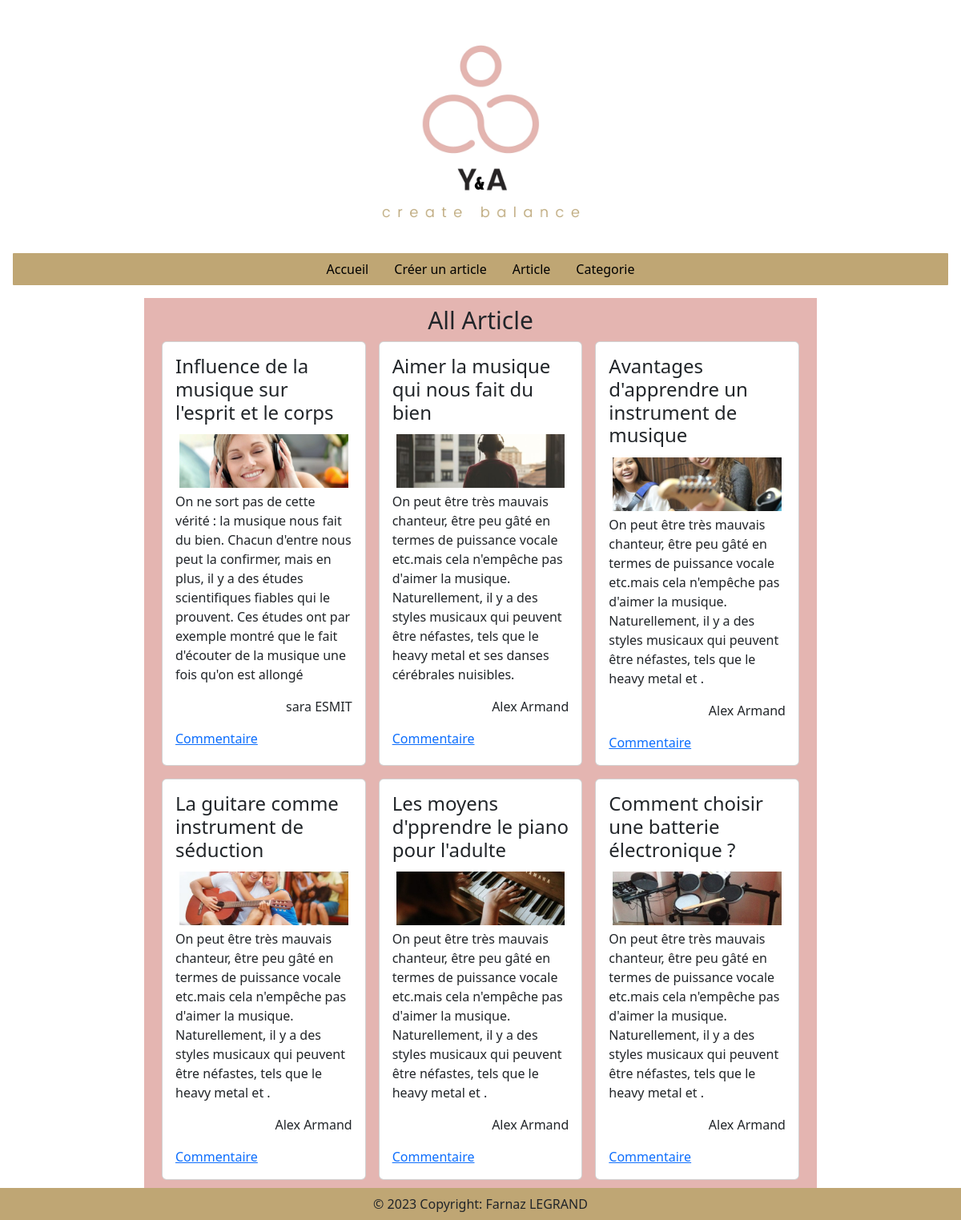
The app's page /articles.php with its own data.
### tables this page shows
CREATE TABLE
    article (
        id INT PRIMARY KEY AUTO_INCREMENT,
        titre VARCHAR(255) NOT NULL,
        picname varchar(50) NOT NULL,
        contenu TEXT,
        author VARCHAR(128) NOT NULL,
        datepub DATE,
        id_category INT,
        Foreign Key (id_category) REFERENCES category(id)
    );

### src/Repository/ArticleRepository.php (called while the page is built, shortened)
<?php
class ArticleRepository
{
    public function findAll(): array
    {
        $list = [];
        $connection = Database::getConnection();
        $query = $connection->prepare("SELECT * FROM article");
        $query->execute();
        foreach ($query->fetchAll() as $item) {
            $list[] = new Article($item['titre'], $item['picname'], $item['contenu'], $item['author'], $item['id']);
        }
        return $list;
    }
}

### src/Enity/Article.php (called while the page is built, shortened)
<?php
class Article
{
	private ?int $id;
	private string $titre;
	private string $picname;
	private string $contenu;
	private string $author;
	public function __construct(string $titre, string $picname, string $contenuu, string $author, ?int $id = null, ?DateTime $datepub = null)
	{
		$this->id = $id;
		$this->titre = $titre;
		$this->picname = $picname;
		$this->contenu = $contenuu;
		$this->author = $author;
	}
	public function getId(): ?int
	{
		return $this->id;
	}
	public function getTitre(): string
	{
		return $this->titre;
	}
	public function getContenu(): string
	{
		return $this->contenu;
	}
	public function getAuthor(): string
	{
		return $this->author;
	}
	public function getPicname(): string
	{
		return $this->picname;
	}
}

### Public/articles.php (the view, shortened to what this page needs)
<?php
include "../include/Header.php";
$repository = new ArticleRepository();
$articles = $repository->findAll();
?>
<main>
    <section>
        <div class="container-fluid">
            <h1>All Article</h1>
            <div class="row g-3">
                <?php foreach ($articles as $item): ?>
                    <div class="col-md-4">
                        <div class="card h-100">
                            <div class="card-body">
                                <h4 class="card-title">
                                    <?= $item->getTitre() ?>
                                </h4>
                                <div>
                                <img src="../assets/img/<?= ($item->getPicname()) ?>" class="card-img-top"
                                 width="100%"
                                 height="100%">
                                 </div>
                                <p>
                                    <?= htmlspecialchars($item->getContenu()) ?>
                                </p>
                                <p class="card-text text-end">
                                    <?= htmlspecialchars($item->getAuthor()) ?>
                                </p>
                                <a href="article.php?id=<?= $item->getId() ?>" class="card-link">Commentaire</a>
                            </div>
                        </div>
                    </div>
                <?php endforeach; ?>
            </div>
        </div>
    </section>
</main>
</body>
<?php
include('../include/footer.php');

### Public/assets/css/my_css.css (style rules this page uses)
html { font-family: 'Lucida Sans', 'Lucida Sans Regular', 'Lucida Grande', 'Lucida Sans Unicode', Geneva, Verdana, sans-serif; }
body { margin: 0; padding: 0; }
section { background-color: #E4B5B1; width: 70%; margin: 0 auto; padding: 10px; }
img { width: 100%; height: 100%; object-fit: cover; border: 5px solid #ffffff; }
section h1 { position: relative; z-index: 1; text-align: center; align-items: center; font-size: 30px; }
img { width: 100%; height: 100%; object-fit: cover; }

### records on screen
article: titre "Influence de la musique sur l'esprit et le corps", picname (picture), contenu "On ne sort pas de cette vérité : la musique nous fait du bien. Chacun d'entre nous peut la confirmer, mais en plus, il y a des études scientifiques fiables qui le prouvent. Ces études ont par exemple montré que le fait d'écouter de la musique une fois qu'on est allongé", author "sara ESMIT"
article: titre "Aimer la musique qui nous fait du bien", picname (picture), contenu "On peut être très mauvais chanteur, être peu gâté en termes de puissance vocale etc.mais cela n'empêche pas d'aimer la musique. Naturellement, il y a des styles musicaux qui peuvent être néfastes, tels que le heavy metal et ses danses cérébrales nuisibles.", author "Alex Armand"
article: titre "Avantages d'apprendre un instrument de musique", picname (picture), contenu "On peut être très mauvais chanteur, être peu gâté en termes de puissance vocale etc.mais cela n'empêche pas d'aimer la musique. Naturellement, il y a des styles musicaux qui peuvent être néfastes, tels que le heavy metal et .", author "Alex Armand"
article: titre "La guitare comme instrument de séduction", picname (picture), contenu "On peut être très mauvais chanteur, être peu gâté en termes de puissance vocale etc.mais cela n'empêche pas d'aimer la musique. Naturellement, il y a des styles musicaux qui peuvent être néfastes, tels que le heavy metal et .", author "Alex Armand"
article: titre "Les moyens d'pprendre le piano pour l'adulte", picname (picture), contenu "On peut être très mauvais chanteur, être peu gâté en termes de puissance vocale etc.mais cela n'empêche pas d'aimer la musique. Naturellement, il y a des styles musicaux qui peuvent être néfastes, tels que le heavy metal et .", author "Alex Armand"
article: titre "Comment choisir une batterie électronique ?", picname (picture), contenu "On peut être très mauvais chanteur, être peu gâté en termes de puissance vocale etc.mais cela n'empêche pas d'aimer la musique. Naturellement, il y a des styles musicaux qui peuvent être néfastes, tels que le heavy metal et .", author "Alex Armand"
